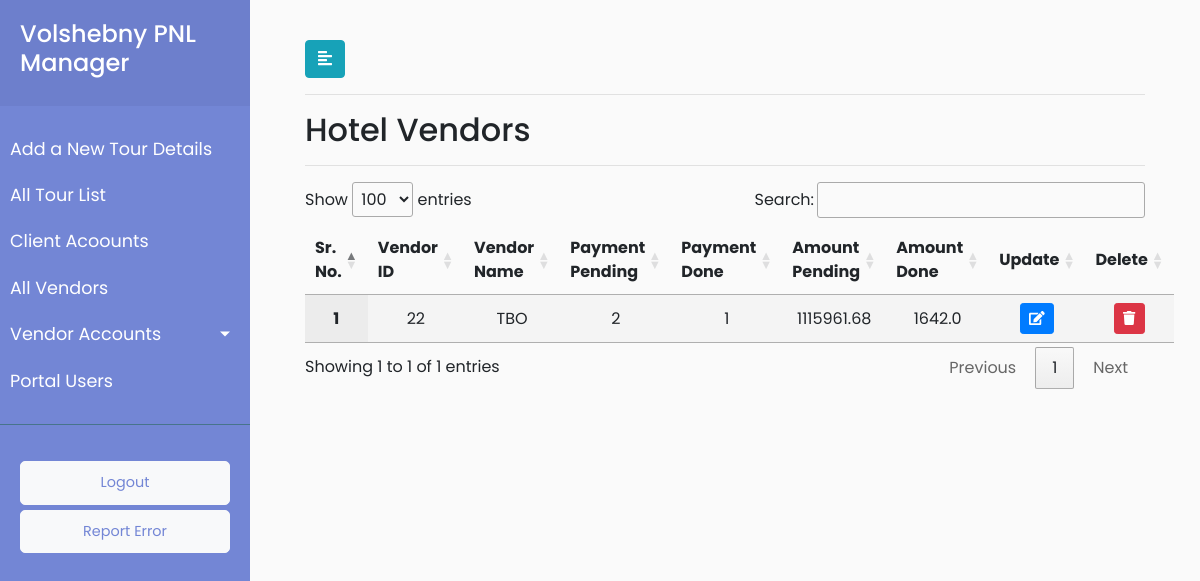
Page /vendor_accounts_hotel_quatation/ (signed in) on the committed database.
### payment/models.py (models this page shows, shortened)
class Vendor(models.Model):
    vendor_type_choices=(('Air Ticket Service','Air Ticket Service'),
                        ('Visa Cost Service','Visa Cost Service'),
                        ('Hotel Quatation Service','Hotel Quatation Service'),
                        ('Restuarant Quatation Service','Restuarant Quatation Service'),
                        ('Entrances Quatation Service','Entrances Quatation Service'),
                        ('SapSan Quatation Service','SapSan Quatation Service'),
                        ('Guide Service','Guide Service'),
                        ('Transport Service','Transport Service'),
                        ('All Services','All Services'))
    vendor_name = models.CharField(max_length=920)
    vendor_address = models.CharField(max_length=920)
    vendor_type = models.CharField(choices=vendor_type_choices,max_length=920,default="Air Ticket Service")
    vendor_mobile = models.CharField(max_length=920,default="")
    vendor_email = models.CharField(max_length=920,default="")
    vendor_remark = models.CharField(max_length=920,default="")

### payment/views.py (the view)
# urls.py: path('vendor_accounts_hotel_quatation/', views.vendor_accounts_hotel_quatation, name='vendor_accounts_hotel_quatation'),
@login_required(login_url='/user_login')
def vendor_accounts_hotel_quatation(request):
    hotel_list=functions.filtering_vendors("Hotel Quatation Service")
    user_role = request.user.user_role
    return render(request,'payment/vendor_accounts_hotel_quatation.html',{'hotel_list':hotel_list,'user_role':user_role })

### payment/functions.py (called while the page is built)
def filtering_vendors(vendor_type_parameter):
    vendor_payment_status = ['Pending','Done','Payment_Pending_Amonut','Payment_Done_Amount']
    x = list(set(list(Vendor.objects.filter(vendor_type=vendor_type_parameter).values_list('pk','vendor_name'))))
    vendor_status_list = [vendor_payment_count(a,vendor_payment_status_one) for a in x for vendor_payment_status_one in vendor_payment_status ]
    final = [vendor_status_list[i * 4:(i + 1) * 4] for i in range((len(vendor_status_list) + 4 - 1) // 4 )]
    vendor_dict = dict(zip(x,final))
    return vendor_dict

### payment/templates/payment/vendor_accounts_hotel_quatation.html (shortened to what this page needs)
{% extends 'payment/base.html' %}
{% load static %}
{% block stylesheets %}
<link rel="stylesheet" href="//cdn.datatables.net/1.10.19/css/jquery.dataTables.min.css">
{% endblock stylesheets %}
{% block content %}
<div id="content">
	<div class="container-fluid">
		<button type="button" id="sidebarCollapse" class="btn btn-info">
			<i class="fas fa-align-left"></i>
		</button>
        <hr>
                <h2>Hotel Vendors</h2>
        <hr>
        <div>
                       <table id="test_table" class="display" style="width:100%; text-align: center">
                            <thead>
                                <tr>
                                    <th>Sr. No.</th>
                                    <th>Vendor ID</th>
                                    <th>Vendor Name</th>
                                    <th>Payment Pending</th>
                                     <th>Payment Done</th>
                                     <th>Amount Pending</th>
                        <th>Amount Done</th>
                                     <th>Update</th>
                                     {% if user_role == 1 %}
                                    <th>Delete</th>
                                    {% endif %}
                                </tr>
                            </thead>
                               <tbody>
                    {% for key,value in hotel_list.items %}
                    <tr>
                        <th class="text-center" scope="row">{{ forloop.counter }}</th>
                        <td class="text-center">{{ key.0 }}</td>
                        <td class="text-center">{{ key.1 }}</td>
                        <td class="text-center"><a href="{% url 'payment:vendor_accounts_hotel_quatation_details'  vendor_id=key.0 payment_status="Pending"  %}"> {{value.0}} </a></td>
                        <td class="text-center"><a href="{% url 'payment:vendor_accounts_hotel_quatation_details'  vendor_id=key.0 payment_status="Done"  %}">{{value.1}}</a></td>
                        <td class="text-center">{{value.2}}</a></td>
                        <td class="text-center">{{value.3}}</a></td>
                        <td>
							<button type="button" class="update-hotel btn btn-sm btn-primary" data-id="{% url 'payment:vendor_hotel_update' pk=key.0  %}">
								<span class="fa fa-edit"></span>
							</button>
						</td>
                        {% if user_role == 1 %}
						<td>
							<button type="button" class="delete-hotel btn btn-sm btn-danger" data-id="{% url 'payment:vendor_hotel_delete' pk=key.0  %}">
								<span class="fa fa-trash"></span>
							</button>
						</td>
                        {% endif %}
                    </tr>
                    {% endfor %}
                </tbody>
            </table>
                </div>
            </div>
            </div>
{% endblock %}

### payment/static/payment/style.css (style rules this page uses)
body { font-family: 'Poppins', sans-serif; background: #fafafa; }
a, a:hover, a:focus { color: inherit; text-decoration: none; transition: all 0.3s; }
#content { width: calc(100% - 250px); padding: 40px; min-height: 100vh; transition: all 0.3s; position: absolute; top: 0; right: 0; }

### rows in the picture
Vendor: id "22", vendor_name "TBO", value "2", value "1", value "1115961.68", value "1642.0"
